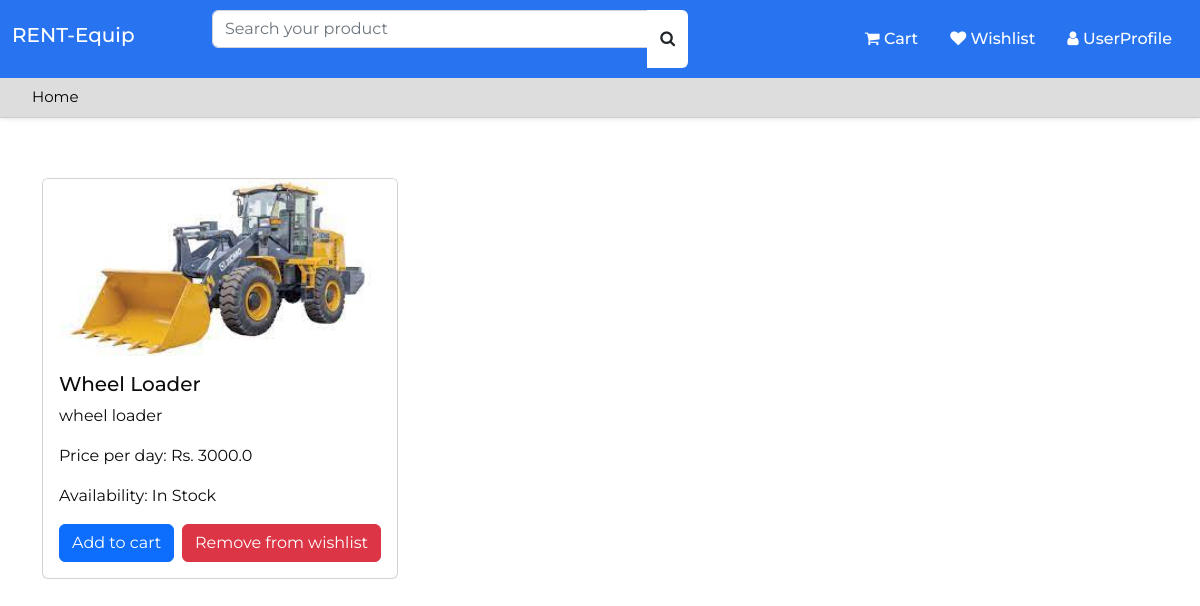
Screenshot of /wishlist (signed in) with the database file from the repository.
### home/models.py (models this page shows, shortened)
class Wishlist(models.Model):
    user = models.ForeignKey(User, on_delete=models.CASCADE)
    product = models.ForeignKey(Product, on_delete=models.CASCADE)
    class Meta:
        unique_together = ('user', 'product')

class Product(models.Model):
    name = models.CharField(max_length=100)
    description = models.TextField()
    rating = models.DecimalField(max_digits=3, decimal_places=2)
    price_per_day = models.DecimalField(max_digits=10, decimal_places=1)
    category = models.CharField(max_length=50, default='Uncategorized')
    subcategory = models.CharField(max_length=50, blank=True, null=True)
    availability = models.BooleanField(default=True)
    image = models.ImageField(upload_to='product_images/', default='default-image.jpg')

### home/views.py (the view)
# urls.py: path('wishlist',views.wishlist,name="wishlist"),
@login_required
def wishlist(request):
    wishlist_items = Wishlist.objects.filter(user=request.user)
    context = {'wishlist_items': wishlist_items}
    return render(request, 'wishlist.html', context)

### templates/wishlist.html (shortened to what this page needs)
{% load static %}
<!doctype html>
<html lang="en">
<head>
    <link href="https://stackpath.bootstrapcdn.com/font-awesome/4.7.0/css/font-awesome.min.css" rel="stylesheet">
    <link href="https://cdn.jsdelivr.net/npm/bootstrap@5.2.0-beta1/dist/css/bootstrap.min.css" rel="stylesheet">
    <link rel="stylesheet" href="style.css">
</head>
<body>
<body>
<div class="main-navbar shadow-sm sticky-top">
        <div class="top-navbar">
            <div class="container-fluid">
                <div class="row">
                    <div class="col-md-2 my-auto d-none d-sm-none d-md-block d-lg-block">
                        <h5 class="brand-name">RENT-Equip</h5>
                    </div>
                    <div class="col-md-5 my-auto">
                        <form role="search">
                            <div class="input-group">
                                <input type="search" placeholder="Search your product" class="form-control" />
                                <button class="btn bg-white" type="submit">
                                    <i class="fa fa-search"></i>
                                </button>
                            </div>
                        </form>
                    </div>
                    <div class="col-md-5 my-auto">
                        <ul class="nav justify-content-end">
                            <li class="nav-item">
                                <a class="nav-link" href="cart">
                                    <i class="fa fa-shopping-cart"></i> Cart
                                </a>
                            </li>
                            <li class="nav-item">
                                <a class="nav-link" href="wishlist">
                                    <i class="fa fa-heart"></i> Wishlist
                                </a>
                            </li>
                            <li class="nav-item ">
                                <a class="nav-link " href="account"  role="button"  aria-expanded="false">
                                    <i class="fa fa-user"></i> UserProfile
                                </a>
                            </li>
                        </ul>
                    </div>
                </div>
            </div>
        </div>
        <nav class="navbar navbar-expand-lg">
            <div class="container-fluid">
                <div class="collapse navbar-collapse" id="navbarSupportedContent">
                    <ul class="navbar-nav me-auto mb-2 mb-lg-0">
                        <li class="nav-item">
                            <a class="nav-link" href="dashboard">Home</a>
                        </li>
                    </ul>
                </div>
            </div>
        </nav>
    </div>
<main>
    <div class="container">
        <div class="row">
            {% for item in wishlist_items %}
                <div class="col-md-4 mb-4">
                    <div class="card">
                        <a href="{% url 'product_detail' item.product.id %}">
                            <img src="{{ item.product.image.url }}" class="card-img-top" alt="{{ item.product.name }}">
                        </a>
                        <div class="card-body">
                            <h5 class="card-title">{{ item.product.name }}</h5>
                            <p class="card-text">{{ item.product.description }}</p>
                            <p class="card-text">Price per day: Rs. {{ item.product.price_per_day }}</p>
                            {% if item.product.availability %}
                                <p class="card-text">Availability: In Stock</p>
                            {% else %}
                                <p class="card-text">Availability: Out of Stock</p>
                            {% endif %}
                            <div class="d-flex justify-content-between">
                                <form method="post" action="{% url 'add-to-cart' item.product.id %}" >
                                    <button type="submit" class="btn btn-primary">Add to cart</button>
                                </form>
                                <form method="post" action="{% url 'remove_from_wishlist' item.product.id %}">
                                    <button type="submit" class="btn btn-danger">Remove from wishlist</button>
                                </form>
                            </div>
                        </div>
                    </div>
                </div>
            {% endfor %}
        </div>
    </div>
</main>
</body>
</html>

### static/css/style.css (style rules this page uses)
* { box-sizing: border-box; }
body { font-family: 'Montserrat', sans-serif; color: #0c0c0c; background-color: #ffffff; overflow-x: hidden; background-size: cover; }
main { padding-top: 60px; }
a, a:hover, a:focus { text-decoration: none; }
.btn, .btn:focus { outline: none !important; -webkit-box-shadow: none; box-shadow: none; }
form input { background: #fff; border: solid #ccc 1px; padding: 15px 15px; width: 100%; font-size: 14px; margin-bottom: 20px; line-height: normal; }

### templates/wishlist.html (style rules this page uses)
.main-navbar { border-bottom: 1px solid #ccc; }
.main-navbar .top-navbar { background-color: #2874f0; padding-top: 10px; padding-bottom: 10px; }
.main-navbar .top-navbar .brand-name { color: #fff; }
.main-navbar .top-navbar .nav-link { color: #fff; font-size: 16px; font-weight: 500; }
.main-navbar .navbar { padding: 0px; background-color: #ddd; }
.main-navbar .navbar .nav-item .nav-link { padding: 8px 20px; color: #000; font-size: 15px; }

### rows the page displays
Wishlist: product.image (picture), product.name "Wheel Loader", product.description "wheel loader", product.price_per_day "3000.0", shows "Availability: In Stock"
